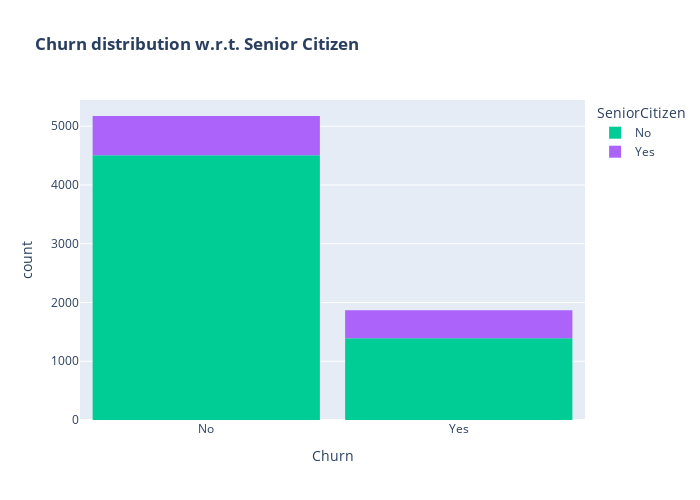

This figure's notebook cell:
### Markdown cell above
**Non-Senior Citizens:**
  - (1393/5890)×100 = 23.65

**Senior Citizen:**
  - (476/1142)×100 = 41.68

- Senior Citizens are more likely to leave the service.

- 42 out of every 100 senior customers leave, compared to only 24 out of 100 non-senior customers.

### Code cell
color_map = {1: '#00CC96', 0: '#B6E880'}  # 1 = Yes (Senior), 0 = No (Not Senior)

fig = px.histogram(
    df,
    x="Churn",
    color="SeniorCitizen",
    title="<b>Churn distribution w.r.t. Senior Citizen</b>",
    color_discrete_map=color_map
)

fig.update_layout(width=700, height=500, bargap=0.1)
fig.show()

### Figure 1 — Plotly figure (JSON) as saved in the notebook; plotly's stock layout.template omitted (floating-point values rounded to 4 significant figures; data arrays with more than 128 entries replaced by an {"elided": "..."} marker saying what was removed)
{"data": [{"bingroup": "x", "hovertemplate": "SeniorCitizen=No<br>Churn=%{x}<br>count=%{y}<extra></extra>", "legendgroup": "No", "marker": {"color": "#00cc96", "pattern": {"shape": ""}}, "name": "No", "orientation": "v", "showlegend": true, "type": "histogram", "x": {"elided": "5901 str values"}, "xaxis": "x", "yaxis": "y"}, {"bingroup": "x", "hovertemplate": "SeniorCitizen=Yes<br>Churn=%{x}<br>count=%{y}<extra></extra>", "legendgroup": "Yes", "marker": {"color": "#ab63fa", "pattern": {"shape": ""}}, "name": "Yes", "orientation": "v", "showlegend": true, "type": "histogram", "x": {"elided": "1142 str values"}, "xaxis": "x", "yaxis": "y"}], "layout": {"bargap": 0.1, "barmode": "relative", "height": 500, "legend": {"title": {"text": "SeniorCitizen"}, "tracegroupgap": 0}, "title": {"text": "<b>Churn distribution w.r.t. Senior Citizen</b>"}, "width": 700, "xaxis": {"anchor": "y", "domain": [0, 1], "title": {"text": "Churn"}}, "yaxis": {"anchor": "x", "domain": [0, 1], "title": {"text": "count"}}}}
